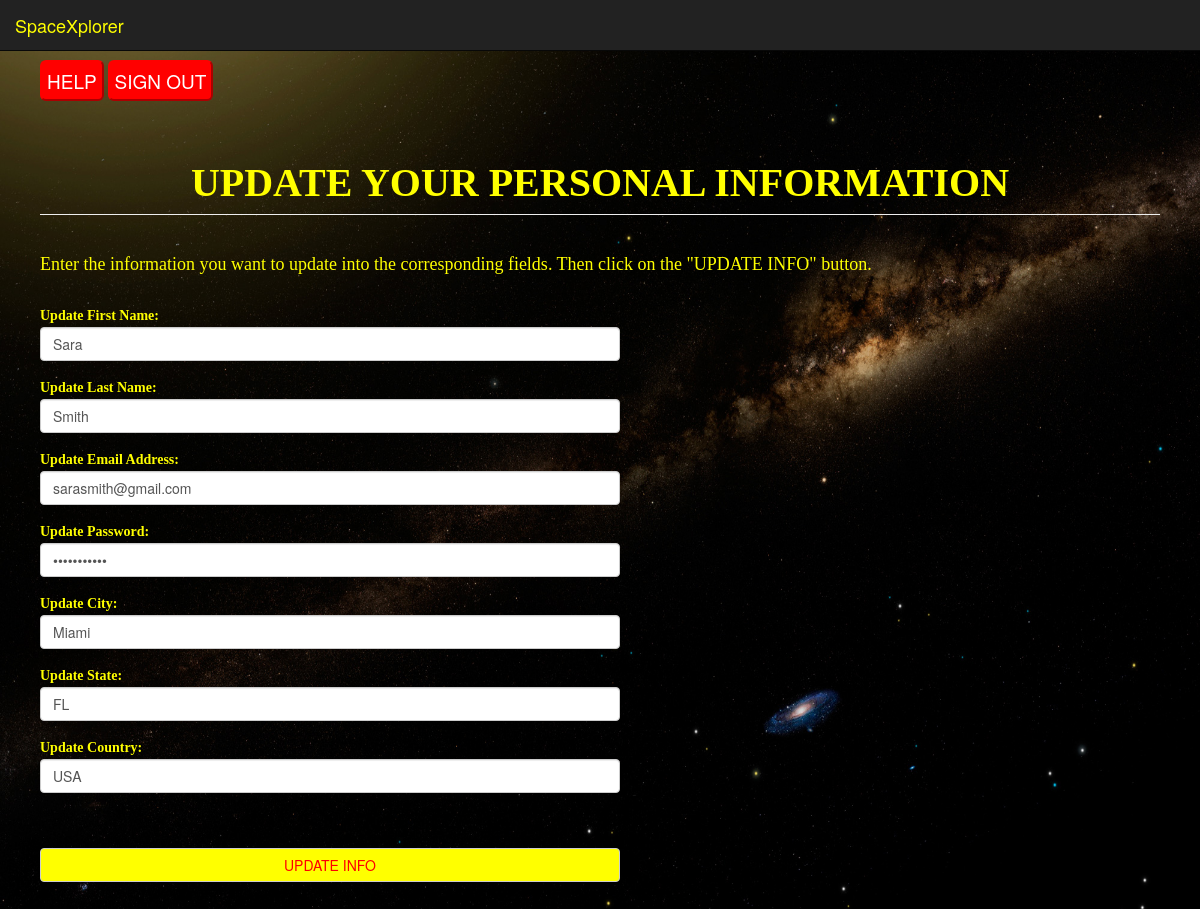
The page /update_userInfoAdmin.php (signed in) on the database its author committed.
### tables this page shows
CREATE TABLE users (
    	id INT(11) NOT NULL AUTO_INCREMENT,
    	first_name VARCHAR(255) NOT NULL,
    	last_name VARCHAR(255) NOT NULL,
    	email VARCHAR(255) NOT NULL,
    	password VARCHAR(255) NOT NULL,
    	city VARCHAR(255) NOT NULL,
    	state VARCHAR(255),
    	country VARCHAR(255) NOT NULL,
    	PRIMARY KEY (id),
    	UNIQUE (email, password)
);

### update_userInfoAdmin.php (the view, shortened to what this page needs)
<?php
	include 'template_prepend.php';
	$user=$_SESSION['SESS_USER_NAME'];
	   $mysqli=new mysqli($dbHost,$dbUserName,$dbPassword,$dbName);
	if(!($stmt = $mysqli->prepare("SELECT first_name, last_name, email, password, city, state, country FROM users WHERE email=?"))){
    	echo "Prepare failed: "  . $stmt->errno . " " . $stmt->error;
    }
    if(!($stmt->bind_param("s", $user))){
		echo "Bind failed: "  . $stmt->errno . " " . $stmt->error;
	}
    if(!$stmt->execute()){
    	echo "Execute failed: "  . $mysqli->connect_errno . " " . $mysqli->connect_error;
    }
    if(!$stmt->bind_result($first_name, $last_name, $email, $password, $city, $state, $country)){
    	echo "Bind failed: "  . $mysqli->connect_errno . " " . $mysqli->connect_error;
    }
?>
<div class="giveMePadding">
    <div class="giveMePadding">
        <button class = "btn-second" onclick="myFunction()">HELP</button>
        <a href="index.php"><button class = "btn-second" style="color:white;">SIGN OUT</button></a></br></br>
        <h1 class="page-header"><strong>UPDATE YOUR PERSONAL INFORMATION</strong></h1>
			<h4>Enter the information you want to update into the corresponding fields. Then click on the "UPDATE INFO" button. </h4>
        <form method="POST" action="update_userAdmin.php">
            <fieldset class="form-group" style="width:580px">
				<label for="firstName">Update First Name: </label>
				<input type="text" class="form-control" name="firstName" id="firstName" value="<?php echo $first_name ?>">
            </fieldset>
            <fieldset class="form-group" style="width:580px" style="width:580px">
				<label for="lastName">Update Last Name: </label>
				<input type="text" class="form-control" name="lastName" id="lastName" value="<?php echo $last_name ?>">
            </fieldset>
            <fieldset class="form-group" style="width:580px">
				<label for="userEmail">Update Email Address: </label>
				<input type="text" class="form-control" name="userEmail" id="userEmail" value="<?php echo $email ?>">
            </fieldset>
            <fieldset class="form-group" style="width:580px">
				<label for="password"> Update Password: </label>
				<input type="password" class="form-control" name="password" id="password" value="<?php echo $password ?>">
            </fieldset>
            <fieldset class="form-group" style="width:580px">
				<label for="userCity">Update City: </label>
				<input type="text" class="form-control" name="userCity" id="userCity" value="<?php echo $city ?>">
            </fieldset>
            <fieldset class="form-group" style="width:580px">
				<label for="userState">Update State: </label>
				<input type="text" class="form-control" name="userState" id="userState" value="<?php echo $state ?>">
            </fieldset>
            <fieldset class="form-group" style="width:580px">
				<label for="userCountry">Update Country: </label>
				<input type="text" class="form-control" name="userCountry" id="userCountry" value="<?php echo $country ?>">
            </fieldset></br></br>
            <input type="submit" class="btn btn-default" style="width:580px" value="UPDATE INFO" id="updateUserButton"></input>
        </form>
    </div></br></br></br></br>
</div>
<?php
	include 'template_append.php';
?>

### public/css/style.css (style rules this page uses)
label { font-weight:bold; margin:1px 0; width: 75%; }
body { background-image: url("images/background.jpg"); background-size: 150% 150%; font-family: "Helvetica Neue",Helvetica,Arial,sans-serif; font-size: 14px; line-height: 1.42857143; color: #333; }
div { text-align: justify; }
* { -webkit-box-sizing: border-box; -moz-box-sizing: border-box; box-sizing: border-box; }
.page-header { font-family:"Papyrus"; font-size: 40px; font:bold; color: #ffff00; padding-bottom: 9px; margin: 40px 0 20px; border-bottom: 1px solid #eee; }
div { display: block; }
.page-header { text-align: center; }
.btn-default { background-color: yellow; color: red; }
@media (min-width: 768px) { input { width: 50% } }
.giveMePadding { padding-left: 20px; padding-right: 20px; }
h4 { font-family:"Papyrus"; font:bold; color: #ffff00; padding-bottom: 9px; margin: 40px 0 20px; }
label { font-family:"Papyrus"; font:bold; color: #ffff00; }
.form-group { width:370px }
.btn-second { border-width: 2px; font-size:19px; color:white; background-color: red; border-color: red; padding-top: 5px; padding-bottom:5px; padding-left:5px; padding-right:5px; border-radius:6px; margin-right: 0px; cursor:pointer; text-decoration: none; }

### rows shown on the page
users: firstName "Sara", lastName "Smith", userEmail "sarasmith@gmail.com", userCity "Miami", userState "FL", userCountry "USA"
